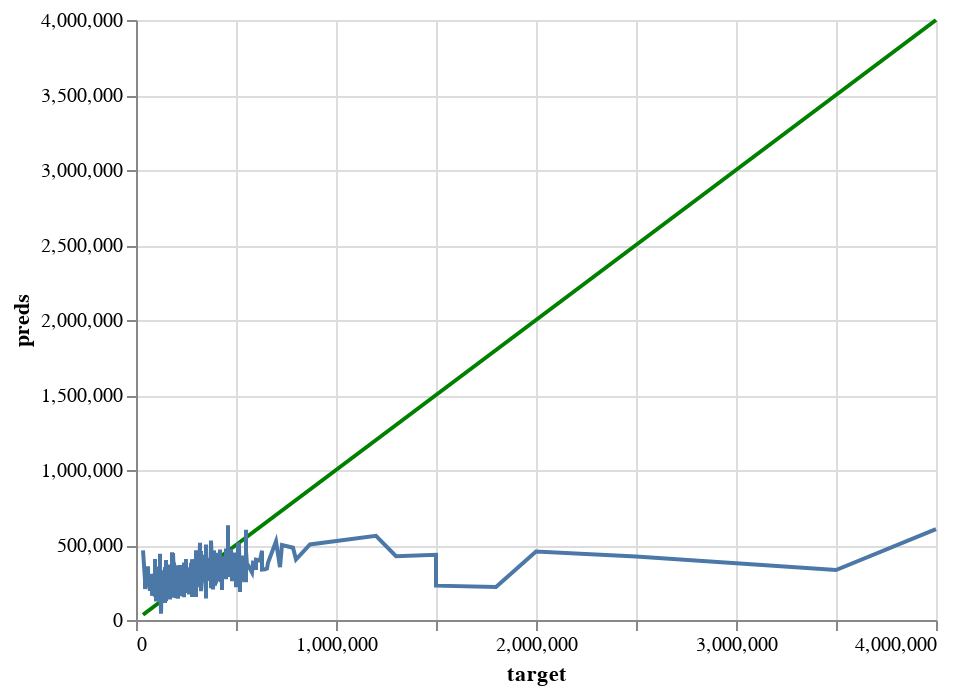

Notebook code cell kept with this figure:
### Code cell
perfect_val = alt.Chart(pd.DataFrame({'target': y_val, 'preds': y_val})).mark_line(color='green').encode(
    x='target',
    y='preds'
)

pred_chart_val = alt.Chart(pd.DataFrame({'target': y_val, 'preds': y_val_pred})).mark_line().encode(
    x='target',
    y='preds'
  )

perfect_val + pred_chart_val

### Figure 1 — Vega-Lite specification as saved in the notebook (floating-point values rounded to 4 significant figures; data arrays with more than 128 entries replaced by an {"elided": "..."} marker saying what was removed)
{"config": {"view": {"continuousWidth": 400, "continuousHeight": 300}}, "layer": [{"data": {"name": "data-bda3efe772ce53aa6041c607a9731a35"}, "mark": {"type": "line", "color": "green"}, "encoding": {"x": {"field": "target", "type": "quantitative"}, "y": {"field": "preds", "type": "quantitative"}}}, {"data": {"name": "data-38eee8ead147f46f2d500d993c848901"}, "mark": "line", "encoding": {"x": {"field": "target", "type": "quantitative"}, "y": {"field": "preds", "type": "quantitative"}}}], "$schema": "https://vega.github.io/schema/vega-lite/v4.17.0.json", "datasets": {"data-bda3efe772ce53aa6041c607a9731a35": {"elided": "599 records"}, "data-38eee8ead147f46f2d500d993c848901": {"elided": "599 records"}}}
